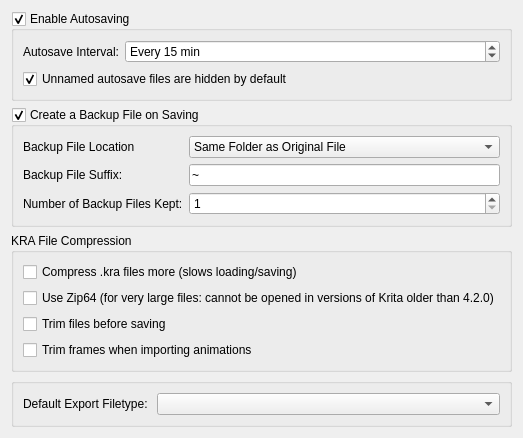
     <widget class="QWidget" name="File">
      <attribute name="title">
       <string>File Handling</string>
      </attribute>
      <layout class="QFormLayout" name="formLayout_4">
       <item row="0" column="0" colspan="2">
        <widget class="QGroupBox" name="m_autosaveCheckBox">
         <property name="title">
          <string>Enable Autosaving</string>
         </property>
         <property name="checkable">
          <bool>true</bool>
         </property>
         <layout class="QFormLayout" name="formLayout_6">
          <item row="0" column="0">
           <widget class="QLabel" name="label_6">
            <property name="text">
             <string>Autosave Interval:</string>
            </property>
           </widget>
          </item>
          <item row="0" column="1">
           <widget class="KisIntParseSpinBox" name="m_autosaveSpinBox">
            <property name="suffix">
             <string comment="Suffix: “Every x min”"> min</string>
            </property>
            <property name="prefix">
             <string comment="Prefix: “Every x min”">Every </string>
            </property>
            <property name="minimum">
             <number>1</number>
            </property>
            <property name="maximum">
             <number>1440</number>
            </property>
            <property name="singleStep">
             <number>5</number>
            </property>
            <property name="value">
             <number>15</number>
            </property>
           </widget>
          </item>
          <item row="1" column="0" colspan="2">
           <widget class="QCheckBox" name="chkHideAutosaveFiles">
            <property name="text">
             <string>Unnamed autosave files are hidden by default</string>
            </property>
            <property name="checked">
             <bool>true</bool>
            </property>
           </widget>
          </item>
         </layout>
        </widget>
       </item>
       <item row="1" column="0" colspan="2">
        <widget class="QGroupBox" name="m_backupFileCheckBox">
         <property name="title">
          <string>Create a Backup File on Saving</string>
         </property>
         <property name="checkable">
          <bool>true</bool>
         </property>
         <layout class="QFormLayout" name="formLayout_5">
          <item row="0" column="0">
           <widget class="QLabel" name="label_13">
            <property name="text">
             <string>Backup File Location</string>
            </property>
           </widget>
          </item>
          <item row="0" column="1">
           <widget class="QComboBox" name="cmbBackupFileLocation">
            <item>
             <property name="text">
              <string>Same Folder as Original File</string>
             </property>
            </item>
            <item>
             <property name="text">
              <string>User Folder</string>
             </property>
            </item>
            <item>
             <property name="text">
              <string>Temporary File Location</string>
             </property>
            </item>
           </widget>
          </item>
          <item row="1" column="0">
           <widget class="QLabel" name="label_8">
            <property name="text">
             <string>Backup File Suffix:</string>
            </property>
           </widget>
          </item>
          <item row="1" column="1">
           <widget class="QLineEdit" name="txtBackupFileSuffix">
            <property name="text">
             <string>~</string>
            </property>
            <property name="maxLength">
             <number>10</number>
            </property>
           </widget>
          </item>
          <item row="2" column="0">
           <widget class="QLabel" name="label_7">
            <property name="text">
             <string>Number of Backup Files Kept:</string>
            </property>
           </widget>
          </item>
          <item row="2" column="1">
           <widget class="QSpinBox" name="intNumBackupFiles">
            <property name="minimum">
             <number>1</number>
            </property>
            <property name="value">
             <number>1</number>
            </property>
           </widget>
          </item>
         </layout>
        </widget>
       </item>
       <item row="2" column="0" colspan="2">
        <widget class="QGroupBox" name="groupBox_2">
         <property name="title">
          <string>KRA File Compression</string>
         </property>
         <layout class="QGridLayout" name="gridLayout_3">
          <item row="1" column="0">
           <widget class="QCheckBox" name="chkZip64">
            <property name="toolTip">
             <string>&lt;html&gt;&lt;head/&gt;&lt;body&gt;&lt;p&gt;Only use this option for &lt;span style=&quot; font-weight:600;&quot;&gt;very&lt;/span&gt; large files: larger than 4 GiB on disk.&lt;/p&gt;&lt;/body&gt;&lt;/html&gt;</string>
            </property>
            <property name="text">
             <string>Use Zip64 (for very large files: cannot be opened in versions of Krita older than 4.2.0)</string>
            </property>
           </widget>
          </item>
          <item row="0" column="0">
           <widget class="QCheckBox" name="m_chkCompressKra">
            <property name="text">
             <string>Compress .kra files more (slows loading/saving)</string>
            </property>
           </widget>
          </item>
          <item row="2" column="0">
           <widget class="QCheckBox" name="m_chkTrimKra">
            <property name="toolTip">
             <string extracomment="(information outside the image boundaries will get lost. Saving will be slower.)"/>
            </property>
            <property name="text">
             <string>Trim files before saving</string>
            </property>
           </widget>
          </item>
          <item row="3" column="0">
           <widget class="QCheckBox" name="m_chkTrimFramesImport">
            <property name="toolTip">
             <string extracomment="(information outside the image boundaries will get lost. Importing frames will be slower.)"/>
            </property>
            <property name="text">
             <string>Trim frames when importing animations</string>
            </property>
           </widget>
          </item>
         </layout>
        </widget>
       </item>
       <item row="3" column="0" colspan="2">
        <widget class="QGroupBox" name="m_defaultExportFileTypeBox">
         <layout class="QFormLayout" name="formLayout_15">
          <item row="0" column="0">
           <widget class="QLabel" name="label_22">
            <property name="text">
             <string>Default Export Filetype: </string>
            </property>
           </widget>
          </item>
          <item row="0" column="1">
           <widget class="QComboBox" name="cmbDefaultExportFileType"/>
          </item>
         </layout>
        </widget>
       </item>
      </layout>
     </widget>
